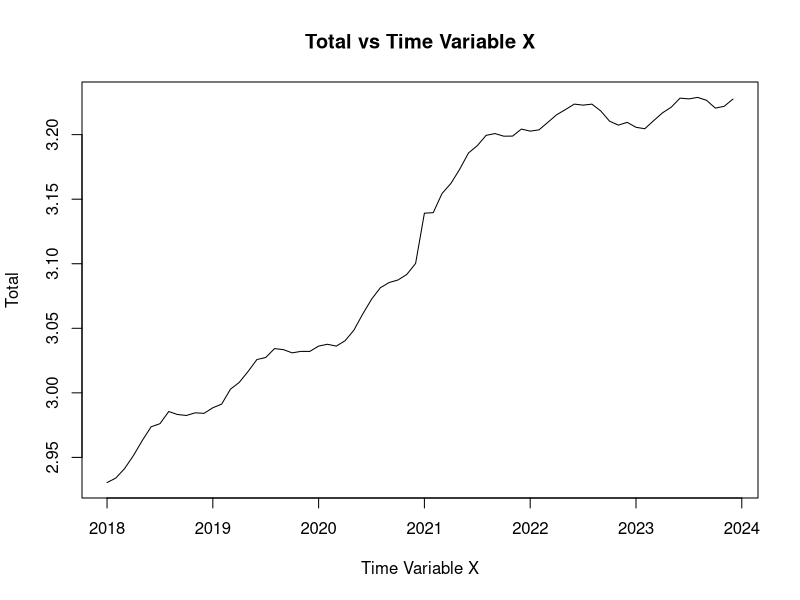
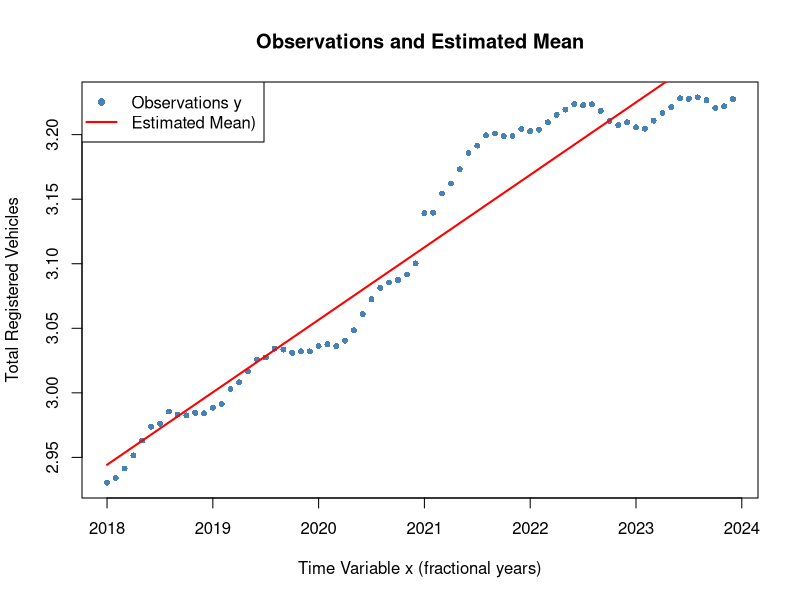
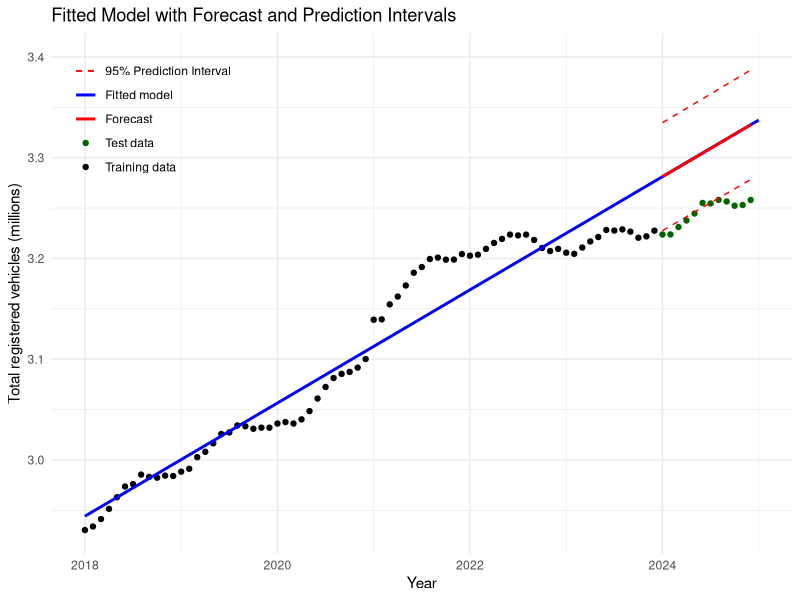
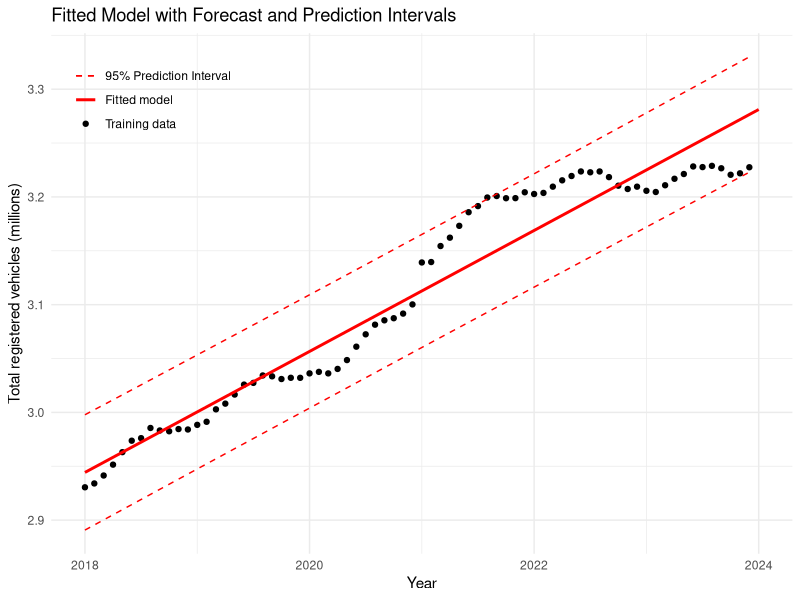
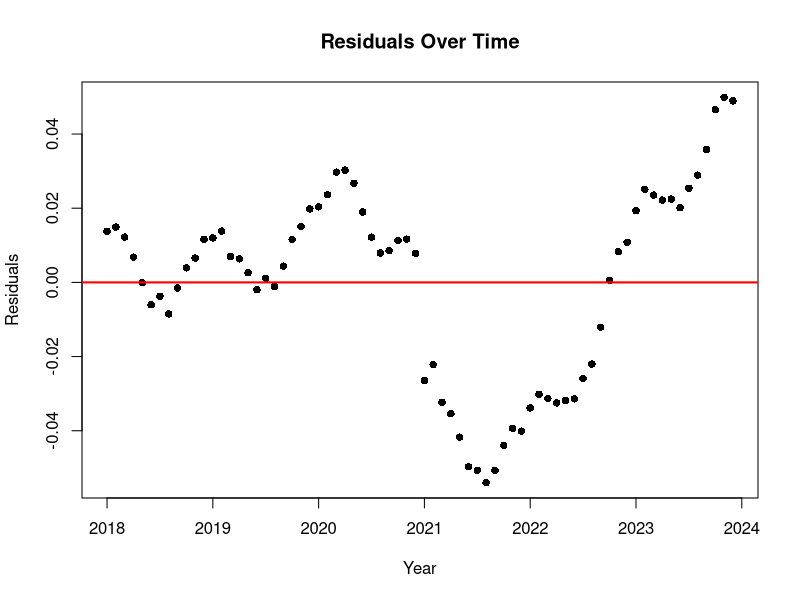
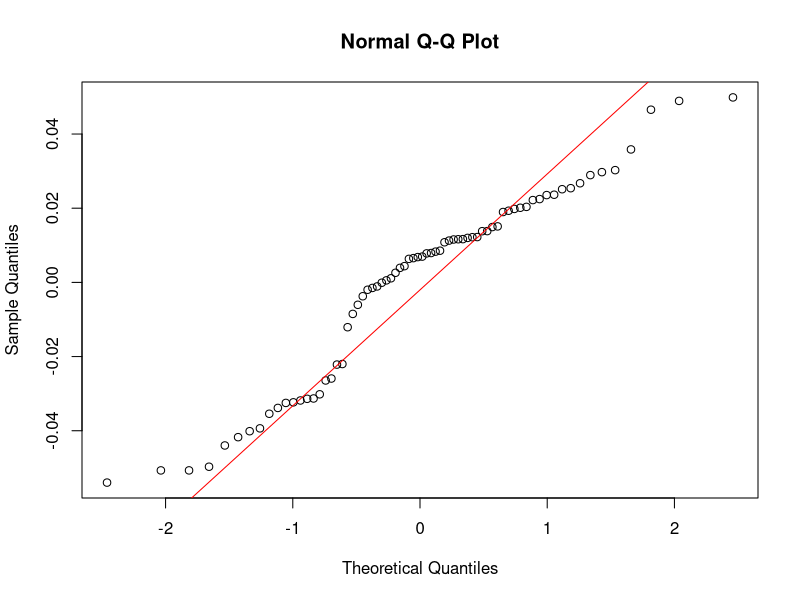
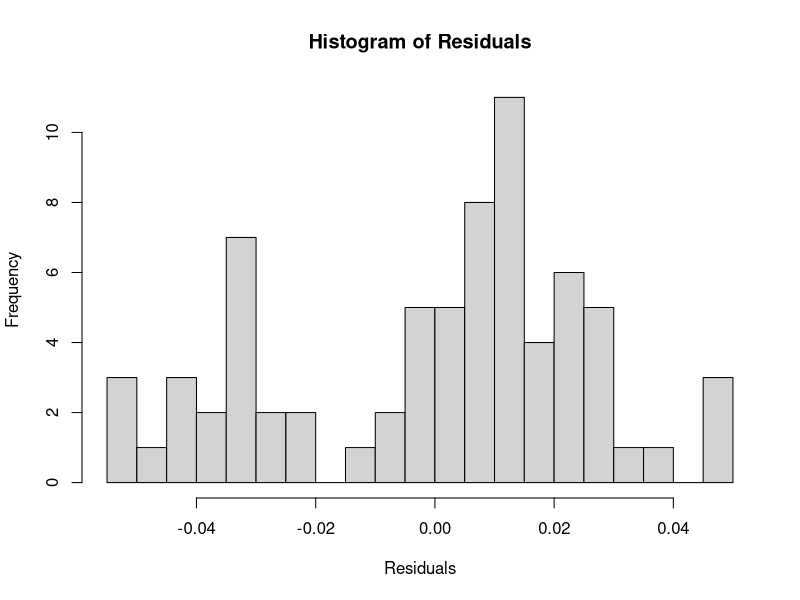

Write R code to recreate these figures, in order.
## ---- chunk 1
library(ggplot2)
## ---- chunk 2
### Read training data
#! Perhaps you need to set the working directory!?
#setwd("/home/pbac/g/course02417/2025/assignment1")
D <- read.csv("DST_BIL54.csv")
str(D)

# See the help
?strftime
D$time <- as.POSIXct(paste0(D$time,"-01"), "%Y-%m-%d", tz="UTC")
D$time
class(D$time)

## Year to month for each of them
D$year <- 1900 + as.POSIXlt(D$time)$year + as.POSIXlt(D$time)$mon / 12

## Make the output variable a floating point (i.e.\ decimal number)
D$total <- as.numeric(D$total) / 1E6

## Divide intro train and test set
teststart <- as.POSIXct("2024-01-01", tz="UTC")
Dtrain <- D[D$time < teststart, ]
Dtest <- D[D$time >= teststart, ]
## ---- chunk 3
Dtrain
## ---- chunk 4
dates <- as.Date(Dtrain$time)

# Create x 
Dtrain$x <- as.numeric(format(Dtrain$time, "%Y")) + 
            (as.numeric(format(Dtrain$time, "%m")) - 1) / 12
## ---- chunk 5
# Plot training data vs x

variable_of_interest = Dtrain$total
plot(Dtrain$x, variable_of_interest, type = "l", xlab = "Time Variable X", 
     ylab = "Total", main = "Total vs Time Variable X")

## ---- chunk 6
# Basic statistics
cat("Start value (2018-01):", Dtrain$total[1], "\n") 
cat("End value (2023-12):", tail(Dtrain$total, 1), "\n")
cat("Total growth:", tail(Dtrain$total, 1) - Dtrain$total[1], "\n")
cat("Monthly observations:", nrow(Dtrain), "\n")
cat("Average monthly growth:", mean(diff(Dtrain$total)), "\n")
cat("Annual growth rate:", mean(diff(Dtrain$total)) * 12, "\n")

# Linear trend fit (R² for predictability)
fit <- lm(total ~ x, data = Dtrain)
cat("Linear model R²:", round(summary(fit)$r.squared, 3), "\n")

# Print results
print(fit)
## ---- chunk 7
head(Dtrain[, c("x", "total")], 3)
## ---- chunk 8
y <- Dtrain$total
X <- cbind(1, Dtrain$x)

thetahat <- solve(t(X) %*% X) %*% t(X) %*% y

thetahat

## ---- chunk 9

# Step 1: Residuals
residuals <- y - X %*% thetahat

# Step 2: Estimate sigma^2 (residual variance)
n <- nrow(X)           # 72 observations
p <- ncol(X)           # 2 parameters
sigma2_hat <- sum(residuals^2) / (n - p)  # unbiased estimator

# Step 3: Variance-covariance matrix of thetahat
V_theta <- sigma2_hat * solve(t(X) %*% X)

# Step 4: Standard errors = sqrt(diag(V_theta))
se_theta1 <- sqrt(V_theta[1,1])  # σ̂_θ₁
se_theta2 <- sqrt(V_theta[2,2])  # σ̂_θ₂

se_theta1

se_theta2
## ---- chunk 10
fitted_mean <- X %*% thetahat  # μ̂(x) for all training points

plot(Dtrain$x, Dtrain$total, 
     pch = 16, col = "steelblue", cex = 0.8,
     xlab = "Time Variable x (fractional years)",
     ylab = "Total Registered Vehicles",
     main = "Observations and Estimated Mean")

lines(Dtrain$x, fitted_mean, col = "red", lwd = 2)

# Legend
legend("topleft", 
       legend = c("Observations y", "Estimated Mean)"), 
       pch = c(16, NA), 
       lty = c(NA, 1), 
       col = c("steelblue", "red"), 
       lwd = c(NA, 2))

## ---- chunk 11
# Test set: 2024-Jan to Dec

# Create x 
Dtest$x <- as.numeric(format(Dtest$time, "%Y")) + 
            (as.numeric(format(Dtest$time, "%m")) - 1) / 12

X_test <- cbind(1, Dtest$x)

# Predictions + 95% prediction intervals
yhat_test <- X_test %*% thetahat

se_pred_test <- sqrt(sigma2_hat + diag(X_test %*% V_theta %*% t(X_test)))
t_crit <- qt(0.975, df = nrow(X) - ncol(X))  # 95% critical t-value
pred_int <- cbind(
  lower = yhat_test - t_crit * se_pred_test,
  upper = yhat_test + t_crit * se_pred_test
)

# Forecast table using Dtest months
forecast_table <- data.frame(
  Month = format(Dtest$time, "%b %Y"),
  x = round(Dtest$x, 3),
  Actual = round(Dtest$total, 3),
  Forecast = round(yhat_test, 3),
  `Lower 95%` = round(pred_int[,1], 3),
  `Upper 95%` = round(pred_int[,2], 3)
)
print(forecast_table, row.names = FALSE)
## ---- chunk 12

# Order test data
ord <- order(Dtest$x)

# Dataframe for plot
Dpred <- data.frame(
  x = Dtest$x[ord],
  yhat = yhat_test[ord],
  lower = pred_int[ord, 1],
  upper = pred_int[ord, 2]
)


x_seq <- seq(min(c(Dtrain$x, Dtest$x)), 2025, length.out = 200)
Dfitted <- data.frame(
  x = x_seq,
  y = coef(fit)[1] + coef(fit)[2] * x_seq
)

ggplot() +
  geom_point(data = Dtrain,
             aes(x = x, y = total, color = "Training data")) +
  geom_point(data = Dtest,
             aes(x = x, y = total, color = "Test data")) +
  geom_line(data = Dfitted,
            aes(x = x, y = y, color = "Fitted model"),
            linewidth = 1) +
  geom_line(data = Dpred,
            aes(x = x, y = yhat, color = "Forecast"),
            linewidth = 1) +
  geom_line(data = Dpred,
            aes(x = x, y = lower, color = "95% Prediction Interval"),
            linetype = "dashed") +
  geom_line(data = Dpred,
            aes(x = x, y = upper, color = "95% Prediction Interval"),
            linetype = "dashed") +
  
  coord_cartesian(
    xlim = c(min(c(Dtrain$x, Dtest$x)), 2025),
    ylim = c(min(c(Dtrain$total, Dtest$total)), 3.4)) +
  
  scale_color_manual(
    name = "",
    values = c("Training data" = "black",
               "Test data" = "darkgreen",
               "Fitted model" = "blue",
               "Forecast" = "red",
               "95% Prediction Interval" = "red")) +
  
  labs(title = "Fitted Model with Forecast and Prediction Intervals",
       x = "Year",
       y = "Total registered vehicles (millions)") +
  
  theme_minimal() +
  theme(
    legend.position = "inside",
    legend.position.inside = c(0.02, 0.98),
    legend.justification = c(0, 0.9))
## ---- chunk 13

X_train <- cbind(1, Dtrain$x)

# Predictions + 95% prediction intervals for training data
yhat_train <- X_train %*% thetahat

se_pred_train <- sqrt(sigma2_hat + diag(X_train %*% V_theta %*% t(X_train)))
t_crit_train <- qt(0.975, df = nrow(X) - ncol(X))  # 95% critical t-value
pred_int_train <- cbind(
  lower = yhat_train - t_crit_train * se_pred_train,
  upper = yhat_train + t_crit_train * se_pred_train
)

## ---- chunk 14
# Order test data
ord_train <- order(Dtrain$x)

# Dataframe for plot
Dpred <- data.frame(
  x = Dtrain$x[ord_train],
  yhat = yhat_train[ord_train],
  lower = pred_int_train[ord_train, 1],
  upper = pred_int_train[ord_train, 2]
)


x_seq <- seq(min(c(Dtrain$x, Dtest$x)), 2024, length.out = 200)
Dfitted <- data.frame(
  x = x_seq,
  y = coef(fit)[1] + coef(fit)[2] * x_seq
)

ggplot() +
  geom_point(data = Dtrain,
             aes(x = x, y = total, color = "Training data")) +
  #geom_point(data = Dtest,
   #          aes(x = x, y = total, color = "Test data")) +
  geom_line(data = Dfitted,
            aes(x = x, y = y, color = "Fitted model"),
            linewidth = 1) +
  #geom_line(data = Dpred,
    #        aes(x = x, y = yhat, color = "Forecast"),
    #        linewidth = 1) +
  geom_line(data = Dpred,
            aes(x = x, y = lower, color = "95% Prediction Interval"),
            linetype = "dashed") +
  geom_line(data = Dpred,
            aes(x = x, y = upper, color = "95% Prediction Interval"),
            linetype = "dashed") +
  
  #coord_cartesian(
   # xlim = c(min(c(Dtrain$x, Dtest$x)), 2025),
    #ylim = c(min(c(Dtrain$total, Dtest$total)), 3.4)) +
  
  scale_color_manual(
    name = "",
    values = c("Training data" = "black",
               "Fitted model" = "red",
               "95% Prediction Interval" = "red")) +
  
  labs(title = "Fitted Model with Forecast and Prediction Intervals",
       x = "Year",
       y = "Total registered vehicles (millions)") +
  
  theme_minimal() +
  theme(
    legend.position = "inside",
    legend.position.inside = c(0.02, 0.98),
    legend.justification = c(0, 0.9))
## ---- chunk 15
residuals <- fitted_mean - Dtrain$total

plot(Dtrain$x, residuals,
     pch = 16,
     xlab = "Year",
     ylab = "Residuals",
     main = "Residuals Over Time")
abline(h = 0, col = "red", lwd = 2)
## ---- chunk 16
qqnorm(residuals)
qqline(residuals, col = "red")
## ---- chunk 17
hist(residuals,
     breaks = 15,
     main = "Histogram of Residuals",
     xlab = "Residuals")
